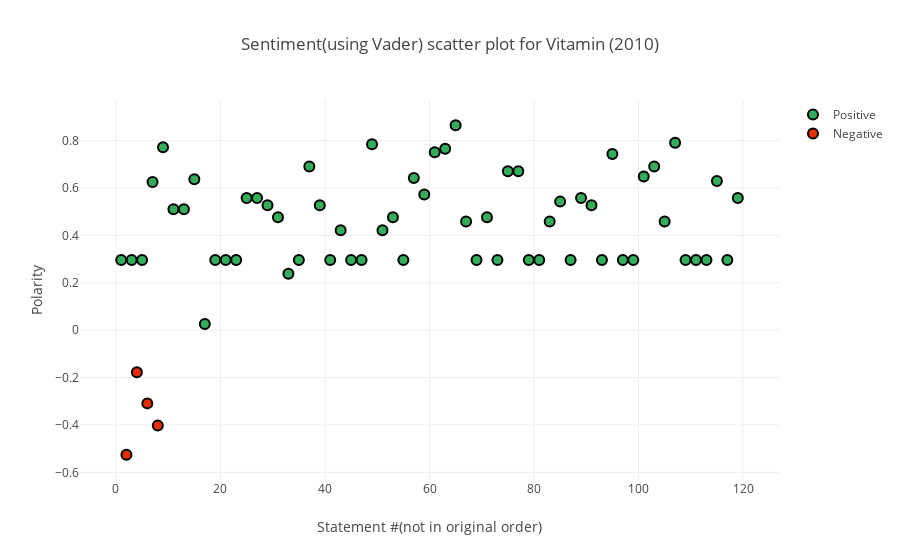

Write notebook code for a chart like this one.
### Code cell
# Invoking the scatter plot method below to get the sentiment polarity values(Calculated using Vader sentiment) for the 
# statements containing Vitamin for the USDA Dietary guideline in the year 2010. 

#Note: The count of statements is different in the plots using Textblob and Vader because we dont intend to show 
# the neutral polarity statement values (all zeroes) and both libraries have different inbuilt logic to calculate
# a neutral polarity for a statement.

requiredNutrient = 'Vitamin'
requiredYear = '2010'

iplot(plotPolarityScatterPlot(nutrient = requiredNutrient,nutrientStatementPolarityList = getNutrientRelevantStatementsPolarityList(year = requiredYear,nutrientName = requiredNutrient, packageName = 'Vader'), year = requiredYear,packageName='Vader'), filename='sugar-polarity-scatter-2015')

### Figure 1 — Plotly figure (JSON) as saved in the notebook; plotly's stock layout.template omitted (floating-point values rounded to 4 significant figures; data arrays with more than 128 entries replaced by an {"elided": "..."} marker saying what was removed)
{"data": [{"marker": {"color": "rgba(0, 153, 51, .8)", "line": {"color": "rgb(0, 0, 0)", "width": 2}, "size": 10}, "mode": "markers", "name": "Positive", "type": "scatter", "x": {"elided": "500 int values"}, "y": [0.296, 0.296, 0.296, 0.6249, 0.7717, 0.5106, 0.5106, 0.6369, 0.0258, 0.296, 0.296, 0.296, 0.5574, 0.5574, 0.5267, 0.4767, 0.2382, 0.296, 0.6908, 0.5267, 0.296, 0.4215, 0.296, 0.296, 0.7845, 0.4215, 0.4767, 0.296, 0.6415, 0.5719, 0.7506, 0.765, 0.8645, 0.4588, 0.296, 0.4767, 0.296, 0.6705, 0.6705, 0.296, 0.296, 0.4588, 0.5423, 0.296, 0.5574, 0.5267, 0.296, 0.743, 0.296, 0.296, 0.6486, 0.6908, 0.4588, 0.7906, 0.296, 0.296, 0.296, 0.6289, 0.296, 0.5574]}, {"marker": {"color": "rgb(230, 46, 0)", "line": {"color": "rgb(0, 0, 0)", "width": 2}, "size": 10}, "mode": "markers", "name": "Negative", "type": "scatter", "x": {"elided": "500 int values"}, "y": [-0.5256, -0.1779, -0.3089, -0.4019]}], "layout": {"title": "Sentiment(using Vader) scatter plot for Vitamin (2010)", "xaxis": {"title": "Statement #(not in original order)", "zeroline": false}, "yaxis": {"title": "Polarity", "zeroline": false}}}
